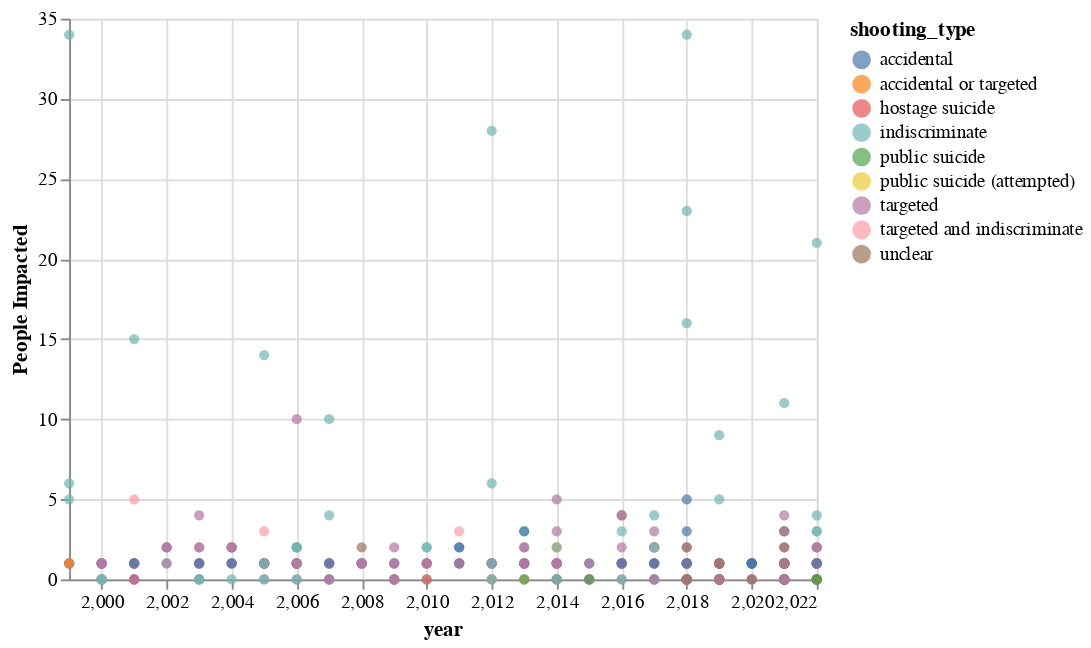

This figure's notebook cell:
### Code cell
#Now let's visualize the data 
import altair as alt




# Let's implement filtering using dynamic queries. 
dropdown = alt.binding_select (options=["casualties", "killed", "injured"], name="Select a type of casualty:")

# Create a new selection that uses my dynamic query widget
selection = alt.selection(type="single", fields=['column'], bind=dropdown, init={'column':'casualties'})

# Let's specify our chart
alt.Chart(data).transform_fold(
    ["casualties", "killed", "injured"],
    as_=['column', 'People Impacted']
).transform_filter(
    selection
).mark_circle().encode(
    x=alt.X("year", bin = False, scale=alt.Scale(domain=[1999,2022])),
    y = "People Impacted:Q",
    color="shooting_type",
   # size="value:Q",
    tooltip=["shooting_type","casualties"],
).add_selection(selection)



#TASK 1
#SELECT A TYPE OF CASUALTY TO EXPLORE THE VISUALIZATION

### Figure 1 — Vega-Lite specification as saved in the notebook (floating-point values rounded to 4 significant figures; data arrays with more than 128 entries replaced by an {"elided": "..."} marker saying what was removed)
{"config": {"view": {"continuousWidth": 400, "continuousHeight": 300}}, "data": {"name": "data-abb1b9afd6bf3651dc86e7cbd799295c"}, "mark": "circle", "encoding": {"color": {"field": "shooting_type", "type": "nominal"}, "tooltip": [{"field": "shooting_type", "type": "nominal"}, {"field": "casualties", "type": "quantitative"}], "x": {"bin": false, "field": "year", "scale": {"domain": [1999, 2022]}, "type": "quantitative"}, "y": {"field": "People Impacted", "type": "quantitative"}}, "selection": {"selector001": {"type": "single", "fields": ["column"], "bind": {"input": "select", "options": ["casualties", "killed", "injured"], "name": "Select a type of casualty:"}, "init": {"column": "casualties"}}}, "transform": [{"fold": ["casualties", "killed", "injured"], "as": ["column", "People Impacted"]}, {"filter": {"selection": "selector001"}}], "$schema": "https://vega.github.io/schema/vega-lite/v4.17.0.json", "datasets": {"data-abb1b9afd6bf3651dc86e7cbd799295c": {"elided": "338 records"}}}
